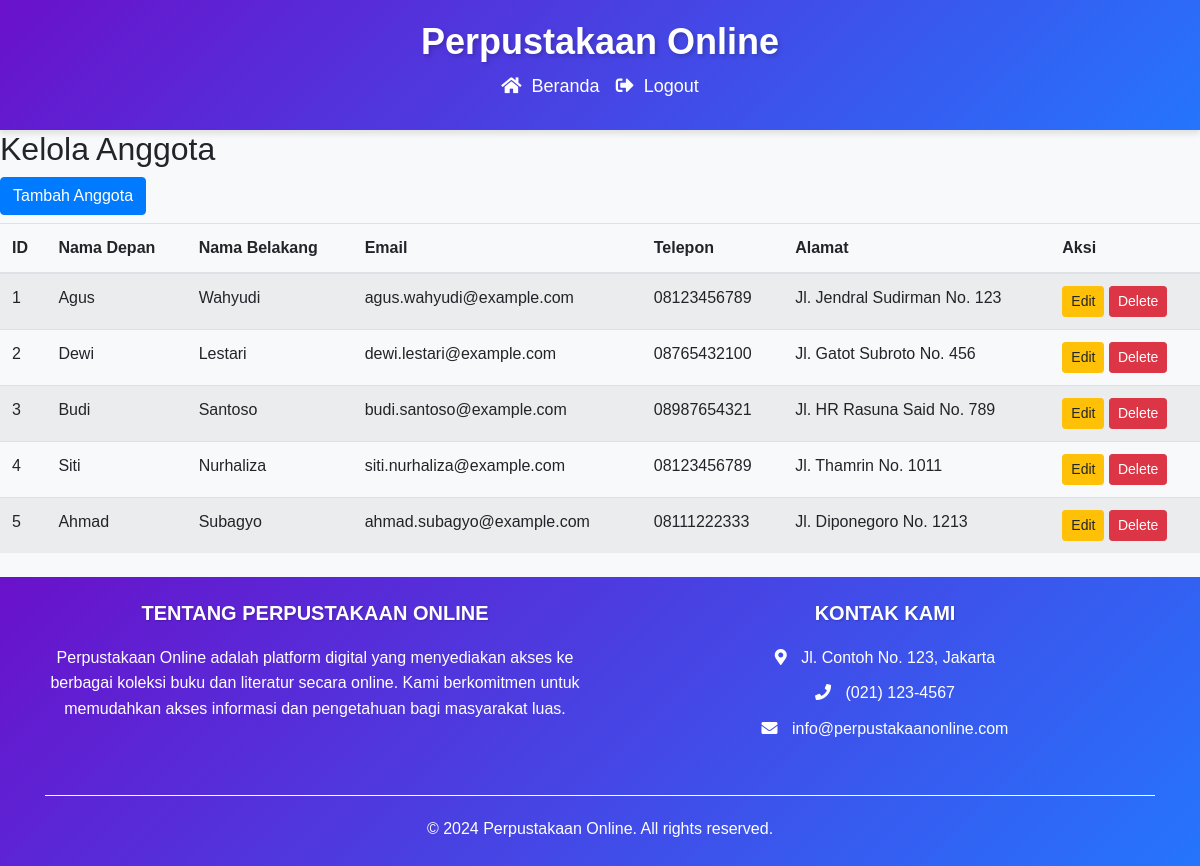
Page /perpustakaan_online/manage_member.php on the committed database.
### tables this page shows
CREATE TABLE `members` (
  `member_id` int(11) NOT NULL,
  `first_name` varchar(50) NOT NULL,
  `last_name` varchar(50) NOT NULL,
  `email` varchar(100) NOT NULL,
  `phone` varchar(20) DEFAULT NULL,
  `address` text DEFAULT NULL
);

### perpustakaan_online/manage_member.php (the view)
<?php
include 'koneksi.php';
include 'template/header.php';
?>
<h2>Kelola Anggota</h2>
<a href="add_member.php" class="btn btn-primary mb-2">Tambah Anggota</a>
<table class="table table-striped">
    <thead>
        <tr>
            <th>ID</th>
            <th>Nama Depan</th>
            <th>Nama Belakang</th>
            <th>Email</th>
            <th>Telepon</th>
            <th>Alamat</th>
            <th>Aksi</th>
        </tr>
    </thead>
    <tbody>
        <?php
        $sql = "SELECT * FROM Members";
        $result = $conn->query($sql);
        while ($row = $result->fetch_assoc()) {
            echo "<tr>";
            echo "<td>" . $row['member_id'] . "</td>";
            echo "<td>" . $row['first_name'] . "</td>";
            echo "<td>" . $row['last_name'] . "</td>";
            echo "<td>" . $row['email'] . "</td>";
            echo "<td>" . $row['phone'] . "</td>";
            echo "<td>" . $row['address'] . "</td>";
            echo "<td>
                    <a href='edit_member.php?id=" . $row['member_id'] . "' class='btn btn-warning btn-sm'>Edit</a>
                    <a href='delete_member.php?id=" . $row['member_id'] . "' class='btn btn-danger btn-sm'>Delete</a>
                </td>";
            echo "</tr>";
        }
        ?>
    </tbody>
</table>
<?php include 'template/footer.php'; ?>

### perpustakaan_online/template/header.php (style rules this page uses)
body { font-family: 'Arial', sans-serif; background-color: #f8f9fa; }

### rows in the picture
members: member_id "1", first_name "Agus", last_name "Wahyudi", email "agus.wahyudi@example.com", phone "08123456789", address "Jl. Jendral Sudirman No. 123"
members: member_id "2", first_name "Dewi", last_name "Lestari", email "dewi.lestari@example.com", phone "08765432100", address "Jl. Gatot Subroto No. 456"
members: member_id "3", first_name "Budi", last_name "Santoso", email "budi.santoso@example.com", phone "08987654321", address "Jl. HR Rasuna Said No. 789"
members: member_id "4", first_name "Siti", last_name "Nurhaliza", email "siti.nurhaliza@example.com", phone "08123456789", address "Jl. Thamrin No. 1011"
members: member_id "5", first_name "Ahmad", last_name "Subagyo", email "ahmad.subagyo@example.com", phone "08111222333", address "Jl. Diponegoro No. 1213"
